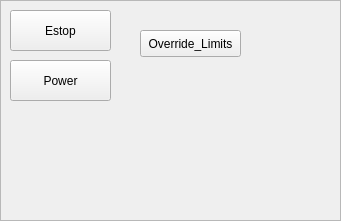
   <widget class="QFrame" name="frame_auto_2">
    <property name="geometry">
     <rect>
      <x>10</x>
      <y>460</y>
      <width>341</width>
      <height>221</height>
     </rect>
    </property>
    <property name="styleSheet">
     <string notr="true">QFrame{
border-image: url(/home/chris/emc-dev/share/qtscreen/images/frame_bg_grey.png) 0 0 0 0 stretch stretch;}</string>
    </property>
    <property name="frameShape">
     <enum>QFrame::StyledPanel</enum>
    </property>
    <property name="frameShadow">
     <enum>QFrame::Raised</enum>
    </property>
    <widget class="Lcnc_ActionButton" name="lcnc_actionbutton_30">
     <property name="geometry">
      <rect>
       <x>140</x>
       <y>30</y>
       <width>101</width>
       <height>27</height>
      </rect>
     </property>
     <property name="text">
      <string>Override_Limits</string>
     </property>
     <property name="limits_override_action" stdset="0">
      <bool>true</bool>
     </property>
    </widget>
    <widget class="Lcnc_State_Led" name="lcnc_state_led_9">
     <property name="geometry">
      <rect>
       <x>280</x>
       <y>30</y>
       <width>21</width>
       <height>21</height>
      </rect>
     </property>
     <property name="diameter">
      <number>10</number>
     </property>
     <property name="flashing" stdset="0">
      <bool>false</bool>
     </property>
     <property name="is_paused_status" stdset="0">
      <bool>false</bool>
     </property>
     <property name="is_flood_status" stdset="0">
      <bool>false</bool>
     </property>
     <property name="is_block_delete_status" stdset="0">
      <bool>false</bool>
     </property>
     <property name="is_limits_overriden_status" stdset="0">
      <bool>true</bool>
     </property>
    </widget>
    <widget class="Lcnc_ActionButton" name="button_estop">
     <property name="geometry">
      <rect>
       <x>10</x>
       <y>10</y>
       <width>101</width>
       <height>41</height>
      </rect>
     </property>
     <property name="styleSheet">
      <string notr="true">font: 75 italic 20pt &quot;Noto Sans&quot;;</string>
     </property>
     <property name="text">
      <string>Estop</string>
     </property>
     <property name="checkable">
      <bool>true</bool>
     </property>
     <property name="checked">
      <bool>false</bool>
     </property>
    </widget>
    <widget class="Lcnc_ActionButton" name="button_machineon">
     <property name="geometry">
      <rect>
       <x>10</x>
       <y>60</y>
       <width>101</width>
       <height>41</height>
      </rect>
     </property>
     <property name="styleSheet">
      <string notr="true">font: 75 italic 20pt &quot;Noto Sans&quot;;</string>
     </property>
     <property name="text">
      <string>Power</string>
     </property>
     <property name="checkable">
      <bool>true</bool>
     </property>
     <property name="estop_action" stdset="0">
      <bool>false</bool>
     </property>
     <property name="machine_on_action" stdset="0">
      <bool>true</bool>
     </property>
    </widget>
   </widget>
